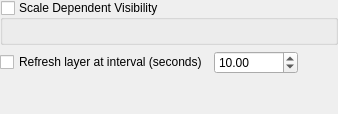
         <widget class="QWidget" name="mOptsPage_Rendering">
          <layout class="QVBoxLayout" name="verticalLayout_11">
           <property name="leftMargin">
            <number>0</number>
           </property>
           <property name="topMargin">
            <number>0</number>
           </property>
           <property name="rightMargin">
            <number>0</number>
           </property>
           <property name="bottomMargin">
            <number>0</number>
           </property>
           <item>
            <widget class="QgsCollapsibleGroupBox" name="chkUseScaleDependentRendering">
             <property name="title">
              <string>Scale Dependent Visibility</string>
             </property>
             <property name="checkable">
              <bool>true</bool>
             </property>
             <property name="checked">
              <bool>false</bool>
             </property>
             <property name="syncGroup" stdset="0">
              <string notr="true">rastergeneral</string>
             </property>
             <layout class="QGridLayout" name="_5">
              <property name="leftMargin">
               <number>11</number>
              </property>
              <property name="topMargin">
               <number>11</number>
              </property>
              <property name="rightMargin">
               <number>11</number>
              </property>
              <property name="bottomMargin">
               <number>11</number>
              </property>
              <property name="verticalSpacing">
               <number>6</number>
              </property>
              <item row="0" column="0" colspan="2">
               <widget class="QgsScaleRangeWidget" name="mScaleRangeWidget" native="true">
                <property name="toolTip">
                 <string/>
                </property>
                <property name="whatsThis">
                 <string/>
                </property>
               </widget>
              </item>
             </layout>
            </widget>
           </item>
           <item>
            <layout class="QHBoxLayout" name="horizontalLayout_3">
             <item>
              <widget class="QCheckBox" name="mRefreshLayerCheckBox">
               <property name="text">
                <string>Refresh layer at interval (seconds)</string>
               </property>
              </widget>
             </item>
             <item>
              <widget class="QDoubleSpinBox" name="mRefreshLayerIntervalSpinBox">
               <property name="toolTip">
                <string>Higher values result in more simplification</string>
               </property>
               <property name="decimals">
                <number>2</number>
               </property>
               <property name="minimum">
                <double>0.000000000000000</double>
               </property>
               <property name="maximum">
                <double>100000000000000000000.000000000000000</double>
               </property>
               <property name="singleStep">
                <double>5.000000000000000</double>
               </property>
               <property name="value">
                <double>10.000000000000000</double>
               </property>
              </widget>
             </item>
             <item>
              <spacer name="horizontalSpacer_6">
               <property name="orientation">
                <enum>Qt::Horizontal</enum>
               </property>
               <property name="sizeHint" stdset="0">
                <size>
                 <width>40</width>
                 <height>20</height>
                </size>
               </property>
              </spacer>
             </item>
            </layout>
           </item>
           <item>
            <spacer name="verticalSpacer_6">
             <property name="orientation">
              <enum>Qt::Vertical</enum>
             </property>
             <property name="sizeHint" stdset="0">
              <size>
               <width>20</width>
               <height>40</height>
              </size>
             </property>
            </spacer>
           </item>
          </layout>
         </widget>
